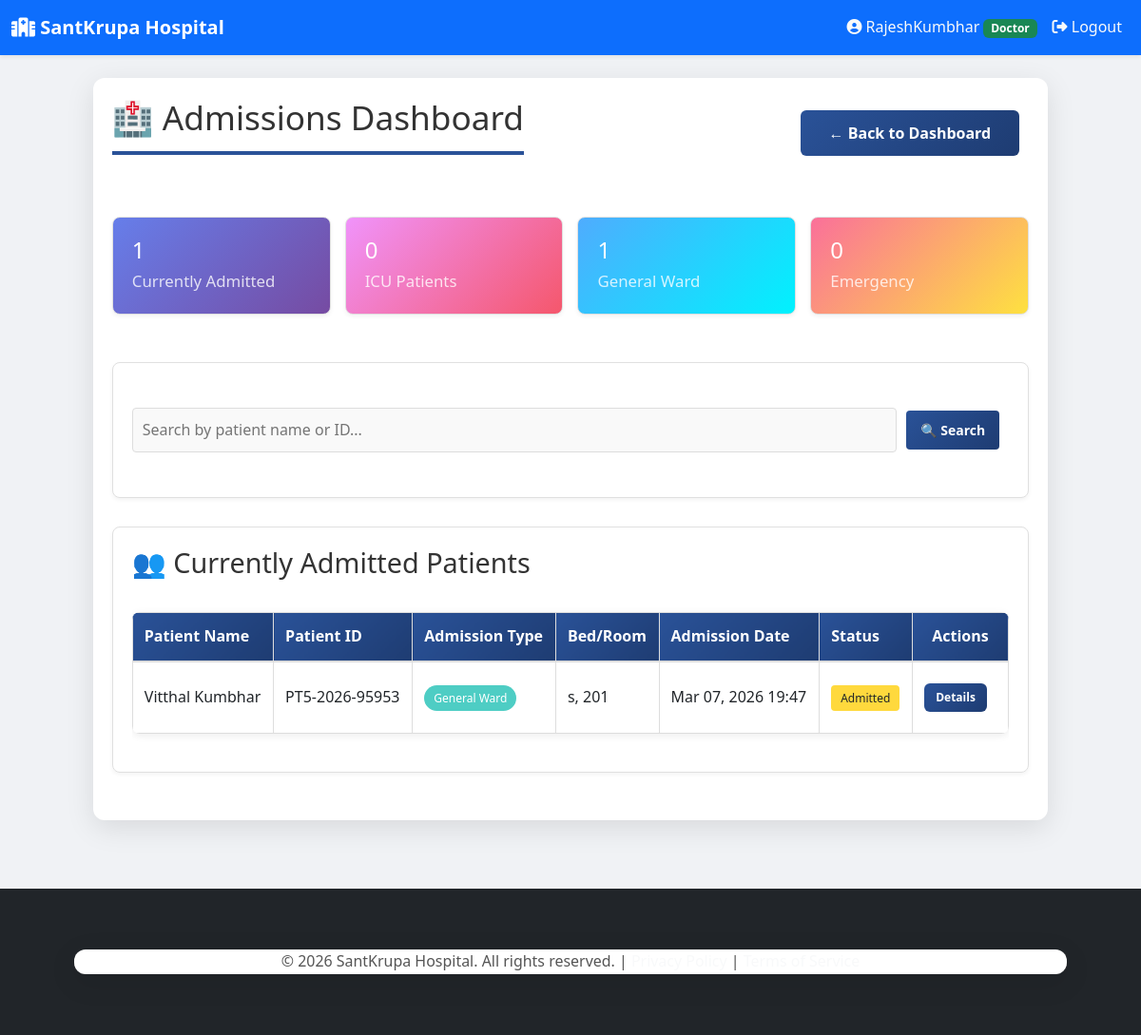
/clinic/santkrupa/doctor/admissions-dashboard/ (signed in), run on an earlier commit of the app's database.
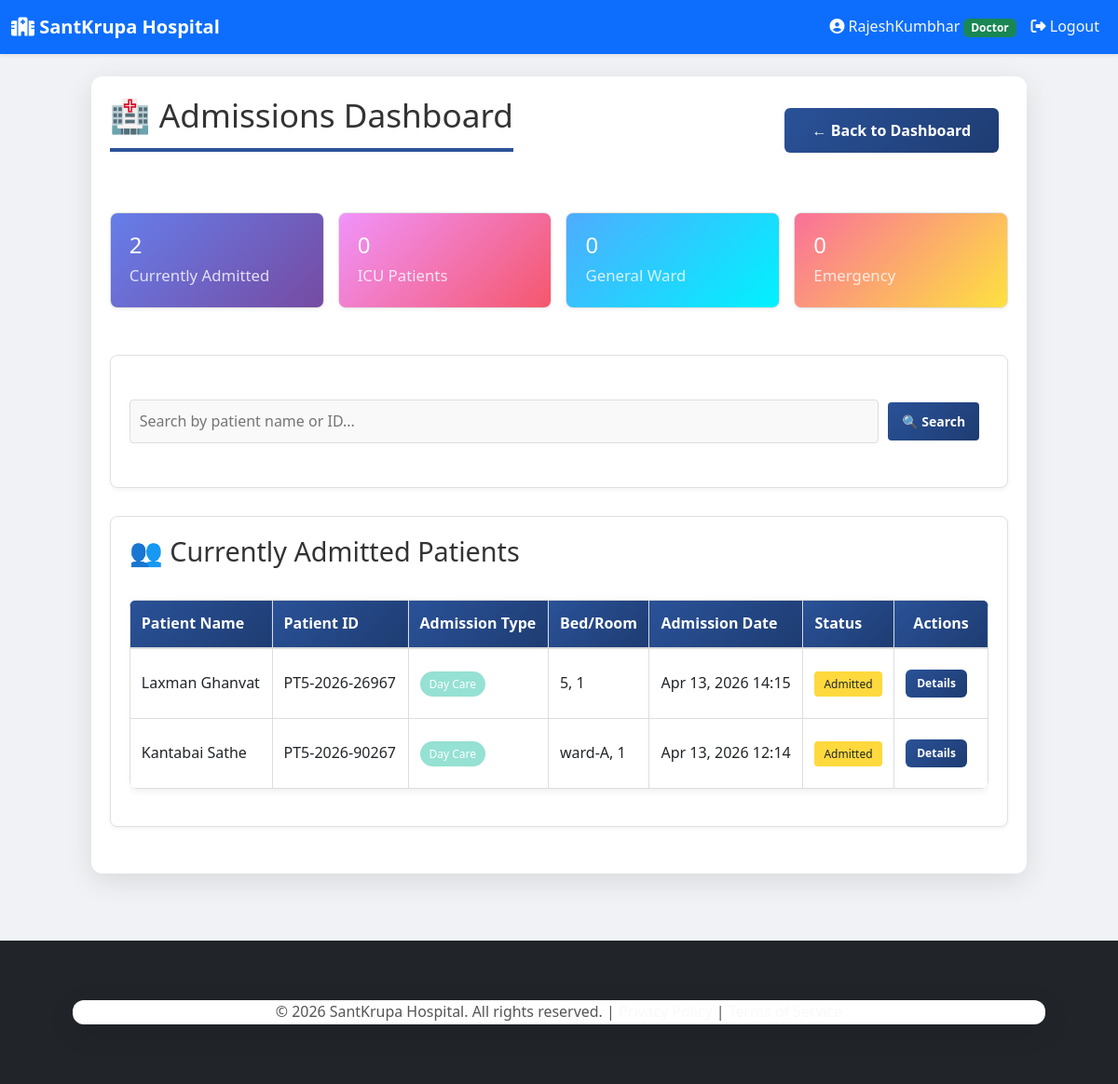
And on a later commit of the database.
### hospital/models.py (models this page shows, shortened)
class User(AbstractUser):
    ROLE_CHOICES = [
        ('super_admin', 'Super Admin'),
        ('admin', 'Clinic Admin'),
        ('doctor', 'Doctor'),
        ('receptionist', 'Receptionist'),
        ('patient', 'Patient'),
        ('lab_tech', 'Lab Technician'),
    ]
    clinic = models.ForeignKey(Clinic, on_delete=models.CASCADE, related_name='users', null=True, blank=True)
    role = models.CharField(max_length=20, choices=ROLE_CHOICES, default='patient')
    mobile_number = models.CharField(max_length=15, null=True, blank=True)
    created_at = models.DateTimeField(auto_now_add=True)
    class Meta:
        unique_together = [['clinic', 'username']]

class PatientAdmission(models.Model):
    ADMISSION_TYPES = [
        ('general', 'General Ward'),
        ('icu', 'ICU'),
        ('emergency', 'Emergency'),
        ('day_care', 'Day Care'),
        ('isolation', 'Isolation Ward'),
    ]
    DISCHARGE_STATUS = [
        ('admitted', 'Admitted'),
        ('in_treatment', 'In Treatment'),
        ('improving', 'Improving'),
        ('stable', 'Stable'),
        ('ready_for_discharge', 'Ready for Discharge'),
        ('discharged', 'Discharged'),
        ('shifted', 'Shifted to Another Facility'),
        ('deceased', 'Deceased'),
    ]
    clinic = models.ForeignKey(Clinic, on_delete=models.CASCADE, related_name='patient_admissions', null=True, blank=True)
    patient = models.ForeignKey(Patient, on_delete=models.CASCADE, related_name='admissions')
    doctor = models.ForeignKey(Doctor, on_delete=models.SET_NULL, null=True, blank=True, related_name='admissions')
    admission_date = models.DateTimeField(auto_now_add=True)
    admission_type = models.CharField(max_length=50, choices=ADMISSION_TYPES, default='general')
    bed_number = models.CharField(max_length=50, blank=True, help_text="e.g., 'ICU-5', 'Ward-A-12'")
    room_number = models.CharField(max_length=50, blank=True)
    reason_for_admission = models.TextField(help_text="Chief complaint, symptoms")
    medical_history = models.TextField(blank=True, help_text="Relevant past medical history")
    allergies = models.TextField(blank=True, help_text="Drug allergies, food allergies, etc.")
    status = models.CharField(max_length=30, choices=DISCHARGE_STATUS, default='admitted')
    discharge_date = models.DateTimeField(null=True, blank=True)
    discharge_notes = models.TextField(blank=True)
    follow_up_date = models.DateField(null=True, blank=True)
    follow_up_instructions = models.TextField(blank=True)
    created_at = models.DateTimeField(auto_now_add=True)
    updated_at = models.DateTimeField(auto_now=True)
    objects = ClinicManager()
    class Meta:
        ordering = ['-admission_date']

class Patient(models.Model):
    STATUS_CHOICES = [
        ('registered', 'Registered'),
        ('in_diagnosis', 'In Diagnosis'),
        ('treatment_started', 'Treatment Started'),
        ('discharged', 'Discharged'),
    ]
    GENDER_CHOICES = [
        ('male', 'Male'),
        ('female', 'Female'),
        ('other', 'Other'),
    ]
    clinic = models.ForeignKey(Clinic, on_delete=models.CASCADE, related_name='patients', null=True, blank=True)
    patient_id = models.CharField(max_length=20, editable=False)
    user = models.OneToOneField(User, on_delete=models.CASCADE, null=True, blank=True)
    patient_name = models.CharField(max_length=100)
    age = models.IntegerField()
    gender = models.CharField(max_length=10, choices=GENDER_CHOICES, blank=True)
    address = models.TextField()
    phone_number = models.CharField(max_length=15)
    date_of_birth = models.DateField(null=True, blank=True)
    weight = models.FloatField(null=True, blank=True)
    registration_date = models.DateField(auto_now_add=True)
    status = models.CharField(max_length=20, choices=STATUS_CHOICES, default='registered')
    default_password = models.CharField(max_length=20, blank=True)
    registered_by = models.ForeignKey(User, on_delete=models.SET_NULL, null=True, blank=True,
                                     related_name='patients_registered',
                                     limit_choices_to={'role': 'receptionist'})
    objects = ClinicManager()
    class Meta:
        ordering = ['-registration_date']
        unique_together = [['clinic', 'patient_id']]
        indexes = [
            models.Index(fields=['clinic', 'registration_date']),
            models.Index(fields=['clinic', 'phone_number']),
            models.Index(fields=['clinic', 'patient_name']),
            models.Index(fields=['clinic', 'patient_id']),
        ]

### hospital/views.py (the view)
# urls.py: path('doctor/admissions-dashboard/', views.admissions_dashboard, name='admissions_dashboard'),
@login_required(login_url='login')
def admissions_dashboard(request, clinic_slug=None):
    if request.user.role not in ['doctor', 'admin']:
        return redirect('homepage')
    clinic = get_clinic_from_slug_or_middleware(clinic_slug, request)
    if not clinic:
        return redirect('homepage')
    current_admissions = clinic.patient_admissions.exclude(status='discharged').order_by('-admission_date')
    discharged_admissions = clinic.patient_admissions.filter(status='discharged').order_by('-discharge_date')[:10]
    total_admitted = current_admissions.count()
    icu_patients = current_admissions.filter(admission_type='icu').count()
    general_ward = current_admissions.filter(admission_type='general').count()
    emergency = current_admissions.filter(admission_type='emergency').count()
    search_query = request.GET.get('search', '')
    if search_query:
        current_admissions = current_admissions.filter(
            patient__patient_name__icontains=search_query
        ) | current_admissions.filter(
            patient__patient_id__icontains=search_query
        )
    context = {
        'current_admissions': current_admissions,
        'discharged_admissions': discharged_admissions,
        'total_admitted': total_admitted,
        'icu_patients': icu_patients,
        'general_ward': general_ward,
        'emergency': emergency,
        'search_query': search_query,
        'clinic': clinic,
    }
    return render(request, 'hospital/doctor/admissions_dashboard.html', context)

### hospital/templates/hospital/doctor/admissions_dashboard.html (shortened to what this page needs)
{% extends "hospital/base.html" %}
{% block content %}
<div class="container" style="max-width: 1400px; margin: 0 auto; padding: 20px;">
    <div style="display: flex; justify-content: space-between; align-items: center; margin-bottom: 30px;">
        <h1>🏥 Admissions Dashboard</h1>
        {% if clinic %}
            <a href="{% url 'doctor_dashboard' clinic_slug=clinic.slug %}" class="btn" style="background-color: #666;">
                ← Back to Dashboard
            </a>
        {% endif %}
    </div>
    <div style="display: grid; grid-template-columns: repeat(auto-fit, minmax(200px, 1fr)); gap: 15px; margin-bottom: 30px;">
        <div class="card" style="background: linear-gradient(135deg, #667eea 0%, #764ba2 100%); color: white; padding: 20px; border-radius: 8px;">
            <h3 style="margin: 0; font-size: 24px; color: white;">{{ total_admitted }}</h3>
            <p style="margin: 5px 0 0 0; color: rgba(255,255,255,0.8);">Currently Admitted</p>
        </div>
        <div class="card" style="background: linear-gradient(135deg, #f093fb 0%, #f5576c 100%); color: white; padding: 20px; border-radius: 8px;">
            <h3 style="margin: 0; font-size: 24px; color: white;">{{ icu_patients }}</h3>
            <p style="margin: 5px 0 0 0; color: rgba(255,255,255,0.8);">ICU Patients</p>
        </div>
        <div class="card" style="background: linear-gradient(135deg, #4facfe 0%, #00f2fe 100%); color: white; padding: 20px; border-radius: 8px;">
            <h3 style="margin: 0; font-size: 24px; color: white;">{{ general_ward }}</h3>
            <p style="margin: 5px 0 0 0; color: rgba(255,255,255,0.8);">General Ward</p>
        </div>
        <div class="card" style="background: linear-gradient(135deg, #fa709a 0%, #fee140 100%); color: white; padding: 20px; border-radius: 8px;">
            <h3 style="margin: 0; font-size: 24px; color: white;">{{ emergency }}</h3>
            <p style="margin: 5px 0 0 0; color: rgba(255,255,255,0.8);">Emergency</p>
        </div>
    </div>
    <div class="card" style="margin-bottom: 30px;">
        <form method="get" style="display: flex; gap: 10px; align-items: center;">
            <input type="text" name="search" placeholder="Search by patient name or ID..."
                   value="{{ search_query }}" style="flex: 1; padding: 10px; border: 1px solid #ddd; border-radius: 4px;">
            <button type="submit" class="btn">🔍 Search</button>
        </form>
    </div>
    <div class="card" style="margin-bottom: 30px;">
        <h2>👥 Currently Admitted Patients</h2>
        {% if current_admissions %}
            <div style="overflow-x: auto;">
                <table style="width: 100%; border-collapse: collapse;">
                    <thead>
                        <tr style="background-color: #f5f5f5; border-bottom: 2px solid #ddd;">
                            <th style="padding: 12px; text-align: left; border: 1px solid #ddd;">Patient Name</th>
                            <th style="padding: 12px; text-align: left; border: 1px solid #ddd;">Patient ID</th>
                            <th style="padding: 12px; text-align: left; border: 1px solid #ddd;">Admission Type</th>
                            <th style="padding: 12px; text-align: left; border: 1px solid #ddd;">Bed/Room</th>
                            <th style="padding: 12px; text-align: left; border: 1px solid #ddd;">Admission Date</th>
                            <th style="padding: 12px; text-align: left; border: 1px solid #ddd;">Status</th>
                            <th style="padding: 12px; text-align: center; border: 1px solid #ddd;">Actions</th>
                        </tr>
                    </thead>
                    <tbody>
                        {% for admission in current_admissions %}
                            <tr style="border-bottom: 1px solid #eee;">
                                <td style="padding: 12px; border: 1px solid #ddd;">{{ admission.patient.patient_name }}</td>
                                <td style="padding: 12px; border: 1px solid #ddd;">{{ admission.patient.patient_id }}</td>
                                <td style="padding: 12px; border: 1px solid #ddd;">
                                    <span style="background-color:
                                        {% if admission.admission_type == 'icu' %}#ff6b6b
                                        {% elif admission.admission_type == 'emergency' %}#ffa500
                                        {% elif admission.admission_type == 'general' %}#4ecdc4
                                        {% else %}#95e1d3{% endif %};
                                        color: white; padding: 5px 10px; border-radius: 20px; font-size: 12px;">
                                        {{ admission.get_admission_type_display }}
                                    </span>
                                </td>
                                <td style="padding: 12px; border: 1px solid #ddd;">
                                    {{ admission.bed_number }}{% if admission.room_number %}, {{ admission.room_number }}{% endif %}
                                </td>
                                <td style="padding: 12px; border: 1px solid #ddd;">{{ admission.admission_date|date:"M d, Y H:i" }}</td>
                                <td style="padding: 12px; border: 1px solid #ddd;">
                                    <span style="background-color:
                                        {% if admission.status == 'admitted' %}#ffd93d
                                        {% elif admission.status == 'in_treatment' %}#6bcf7f
                                        {% elif admission.status == 'improving' %}#4ecdc4
                                        {% elif admission.status == 'stable' %}#a8dadc
                                        {% else %}#f1faee{% endif %};
                                        padding: 5px 10px; border-radius: 4px; font-size: 12px;">
                                        {{ admission.get_status_display }}
                                    </span>
                                </td>
                                <td style="padding: 12px; text-align: center; border: 1px solid #ddd;">
                                    <a href="{% url 'admission_details' admission_id=admission.id clinic_slug=clinic.slug %}"
                                       class="btn" style="padding: 6px 12px; font-size: 12px;">Details</a>
                                </td>
                            </tr>
                        {% endfor %}
                    </tbody>
                </table>
            </div>
        {% else %}
            <p style="color: #999; text-align: center; padding: 20px;">No patients currently admitted.</p>
        {% endif %}
    </div>
</div>
{% endblock %}

### hospital/templates/hospital/base.html (shortened to what this page needs)
{% load static %}
<!DOCTYPE html>
<html lang="en">
<head>
    <link href="https://cdnjs.cloudflare.com/ajax/libs/bootstrap/5.3.0/css/bootstrap.min.css" rel="stylesheet">
    <link rel="stylesheet" href="https://cdnjs.cloudflare.com/ajax/libs/font-awesome/6.4.0/css/all.min.css">
    <link rel="stylesheet" type="text/css" href="{% static 'style.css' %}">
</head>
<body>
    <nav class="navbar navbar-expand-lg navbar-dark bg-primary shadow-sm">
        <div class="container-fluid">
            <a class="navbar-brand fw-bold fs-5" href="{% url 'homepage' %}">
                <i class="fas fa-hospital"></i> SantKrupa Hospital
            </a>
            <div class="collapse navbar-collapse" id="navbarNav">
                <ul class="navbar-nav ms-auto">
                    {% if user.is_authenticated %}
                        <li class="nav-item">
                            <span class="nav-link text-light">
                                <i class="fas fa-user-circle"></i> {{ user.username }}
                                <span class="badge bg-success">{{ user.get_role_display }}</span>
                            </span>
                        </li>
                        <li class="nav-item">
                            <a class="nav-link text-light" href="{% url 'logout' %}">
                                <i class="fas fa-sign-out-alt"></i> Logout
                            </a>
                        </li>
                    {% else %}
                        <li class="nav-item">
                            <a class="nav-link text-light" href="{% url 'login' %}">
                                <i class="fas fa-sign-in-alt"></i> Login
                            </a>
                        </li>
                    {% endif %}
                </ul>
            </div>
        </div>
    </nav>
    <main class="min-vh-100 py-4">
        <div class="container-lg">
            {% block content %}
            {% endblock %}
        </div>
    </main>
    <footer class="bg-dark text-light py-4 mt-5">
        <div class="container text-center">
            <p class="mb-0">&copy; 2026 SantKrupa Hospital. All rights reserved. |
            <a href="#" class="text-light">Privacy Policy</a> |
            <a href="#" class="text-light">Terms of Service</a></p>
        </div>
    </footer>
</body>
</html>

What changed in the data, as far as the page shows it:
removed PatientAdmission: patient.patient_name "Vitthal Kumbhar", patient.patient_id "PT5-2026-95953", admission_type "General Ward", bed_number "s", room_number "201", admission_date "Mar 07, 2026 19:47", status "Admitted"
added PatientAdmission: patient.patient_name "Laxman Ghanvat", patient.patient_id "PT5-2026-26967", admission_type "Day Care", bed_number "5", room_number "1", admission_date "Apr 13, 2026 14:15", status "Admitted"
added PatientAdmission: patient.patient_name "Kantabai Sathe", patient.patient_id "PT5-2026-90267", admission_type "Day Care", bed_number "ward-A", room_number "1", admission_date "Apr 13, 2026 12:14", status "Admitted"
Also different on the page:
{{ total_admitted }}: "1" → "2"
{{ general_ward }}: "1" → "0"
